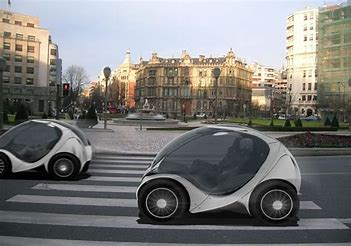
#> input picture data/car.jfif, 351 x 246 px, given in place of the camera
$ python denseOpticalFlow.py
#> lines starting #> are read from the running program, lines starting #| are printed output that depends on the picture
from mimetypes import init
import cv2,numpy as np

def display_flow(img,flow,stride=40):
    for index in np.ndindex(flow[::stride,::stride].shape[:2]):
        pt1=tuple(i*stride for i in index)
        delta=flow[pt1].astype(np.int32)
        pt2=tuple(pt1+10*delta)
        if 2<=cv2.norm(delta)<=10:
            cv2.arrowedLine(img,pt1[::-1],pt2[::-1],(0,0,255),5,cv2.LINE_AA,0,.4)
            norm_opt_flow=np.linalg.norm(flow,axis=2)
            norm_opt_flow=cv2.normalize(norm_opt_flow,None,0,1,cv2.NORM_MINMAX)
            cv2.imshow('optical flow',img)
            cv2.imshow('optical flow magnitude',norm_opt_flow)
            key=cv2.waitKey(1)
            if key==27:
                return 1
            else:
                return 0

cam=cv2.VideoCapture(0)
_,prev_frame=cam.read()
#> prev_frame is the input picture: shape (246, 351, 3); mean B, G, R 121, 122.6, 123

prev_frame=cv2.cvtColor(prev_frame,cv2.COLOR_BGR2GRAY)
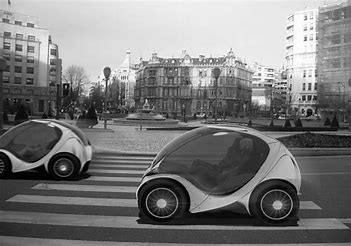
#> prev_frame: shape (246, 351); min 0, max 255, mean 122.5
prev_frame=cv2.resize(prev_frame,(0,0),None,.5,.5)
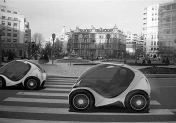
#> prev_frame: shape (123, 176); min 0, max 254, mean 122.5
init_flow=True

while True:
    _,frame=cam.read()
    frame=cv2.resize(frame,(0,0),None,.5,.5)
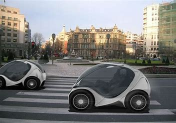
#> frame: shape (123, 176, 3); mean B, G, R 121, 122.6, 123
    gray=cv2.cvtColor(frame,cv2.COLOR_BGR2GRAY)
    if init_flow:
        opt_flow=cv2.calcOpticalFlowFarneback(prev_frame,gray,None,.5,5,13,10,5,1.1,cv2.OPTFLOW_FARNEBACK_GAUSSIAN)
        init_flow=False
    else:
        opt_flow=cv2.calcOpticalFlowFarneback(prev_frame,gray,None,.5,5,13,10,5,1.1,cv2.OPTFLOW_USE_INITIAL_FLOW)
        prev_frame=np.copy(gray)
        if display_flow(frame,opt_flow):
            break
cv2.destroyAllWindows()

cam.set(cv2.CAP_PROP_POS_FRAMES,0)
_,prev_frame=cam.read()
prev_frame=cv2.cvtColor(prev_frame,cv2.COLOR_BGR2GRAY)
prev_frame=cv2.resize(prev_frame,(0,0),None,.5,.5)
flow_DualTVL1=cv2.createOptFlow_DualTVl1()
